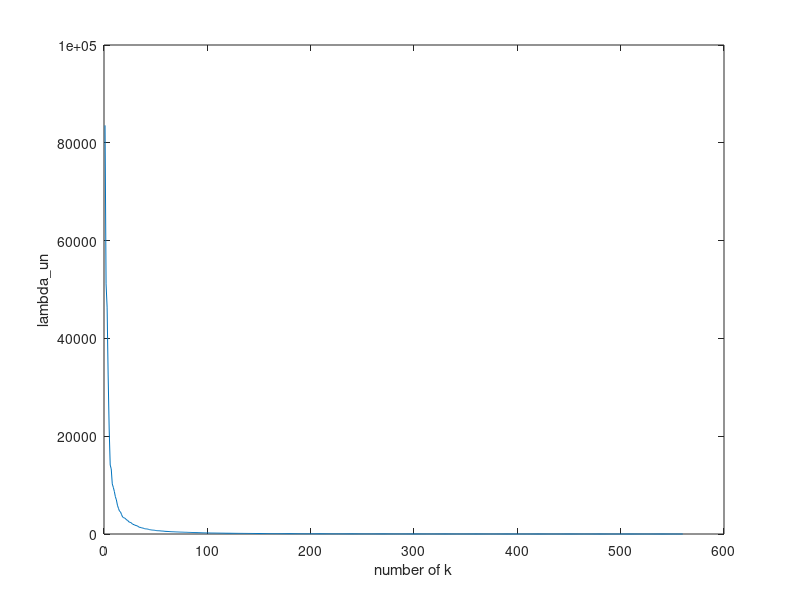
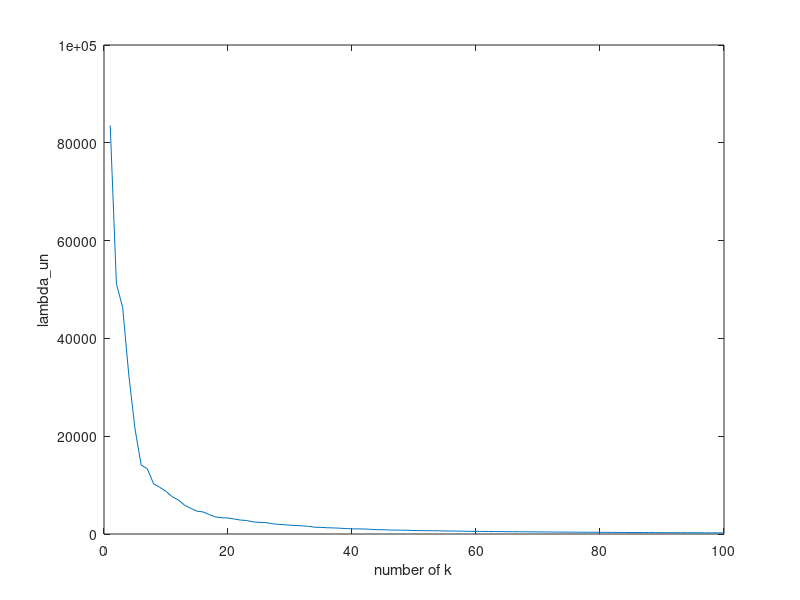

Write MATLAB code to recreate these figures, in order.
load freyface.mat
X = double(X);

[m, N] = size(X);
% lambda_un is the eigenvalues without removing the mean
% with a descending order.
% Vun is the eigenvectors correspond to lambda_un.
[Vun, Dun] = eig(X*X'/N);
[lambda_un, order] = sort(diag(Dun), 'descend'); 
Vun = Vun(:, order);

% lambda_ctr is the eigenvalues with removing the mean
% with a descending order.
% Vctr is the eigenvectors correspond to lambda_ctr.
Xctr = X - repmat(mean(X, 2), 1, N); 
[Vctr, Dctr] = eig(Xctr*Xctr' /N);
[lambda_ctr, order] = sort(diag(Dctr), 'descend'); 
Vctr = Vctr(:, order);

figure;
plot(1:m, lambda_ctr(1:m, 1));
xlabel('number of k');
ylabel('lambda\_un');


figure;
plot(1:100, lambda_ctr(1:100, 1));
xlabel('number of k');
ylabel('lambda\_un');

% p  : the number of k
% p1 : the percentage of the first p lambdas take  in all lambdas
% S0 : the weights of the first p lambdas
% S1 : the weights of all lambdas
p = 0;      p1 = 0;
s0 = 0;     s1 = sum(lambda_ctr);
while (p1 <0.95) 
    p = p + 1; 
    s0 = s0 + lambda_ctr(p);
    p1 = s0/s1;
end
